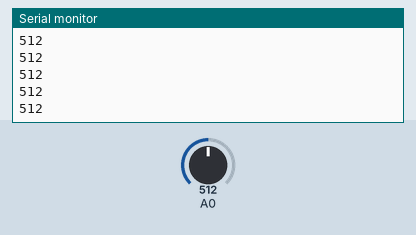
Recording of a program running on a simulated Arduino Uno, built with avr-gcc and run on an emulated ATmega328P. Parts: the last lines printed to the serial monitor. The test bench sets the inputs (shaded band); at power-on: A0 = 512.

Above: at 1.2 s.
1.3 s: A0 set to 716
At 2.1 s:
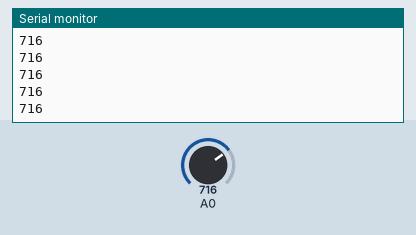
2.8 s: A0 set to 900
At 3.5 s:
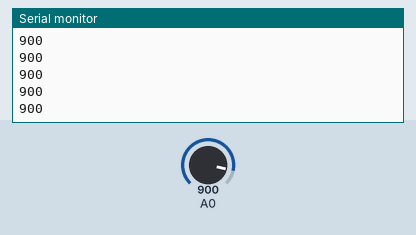
Timing chart, 0 to 5.8 s (numbered marks = the images above; inputs shaded):
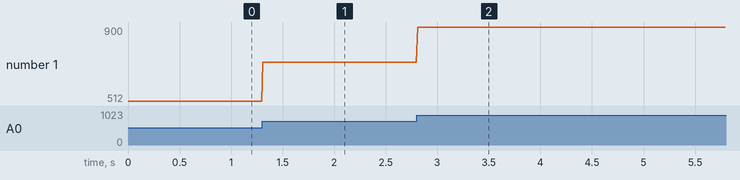

The program:

main.cpp
```cpp
#include <Arduino.h>

// use a potentiometer to vary the resistance and see the VOltages
// See the diagram of the set up
// learn about the functioning of a potentiometer
/*
plug middle of potentiometr to analog pin A0.
Plus the other pins to Ground and 5V
based on the code the Serial monitor/plot will print the voltage it reads on A0
the numbers printed are in 10 bits binary
so in decimal it would be 0 to 5V and in binary 0 to 1023

*/

void setup() {
  Serial.begin(9600); // send serial data to the computer at 9600 bits per second
}

void loop() {
int sensorValue = analogRead(A0); // measure the voltage on pin A0
Serial.println(sensorValue);
delay(10);
}
```

Measured:
- after the input at 1.3 s, the serial monitor: prints a new line at once (image 1)
- after the input at 2.8 s, the serial monitor: prints a new line at once (image 2)
- plotted number 1: 512 → 716 after the input at 1.3 s, 716 → 900 after the input at 2.8 s
